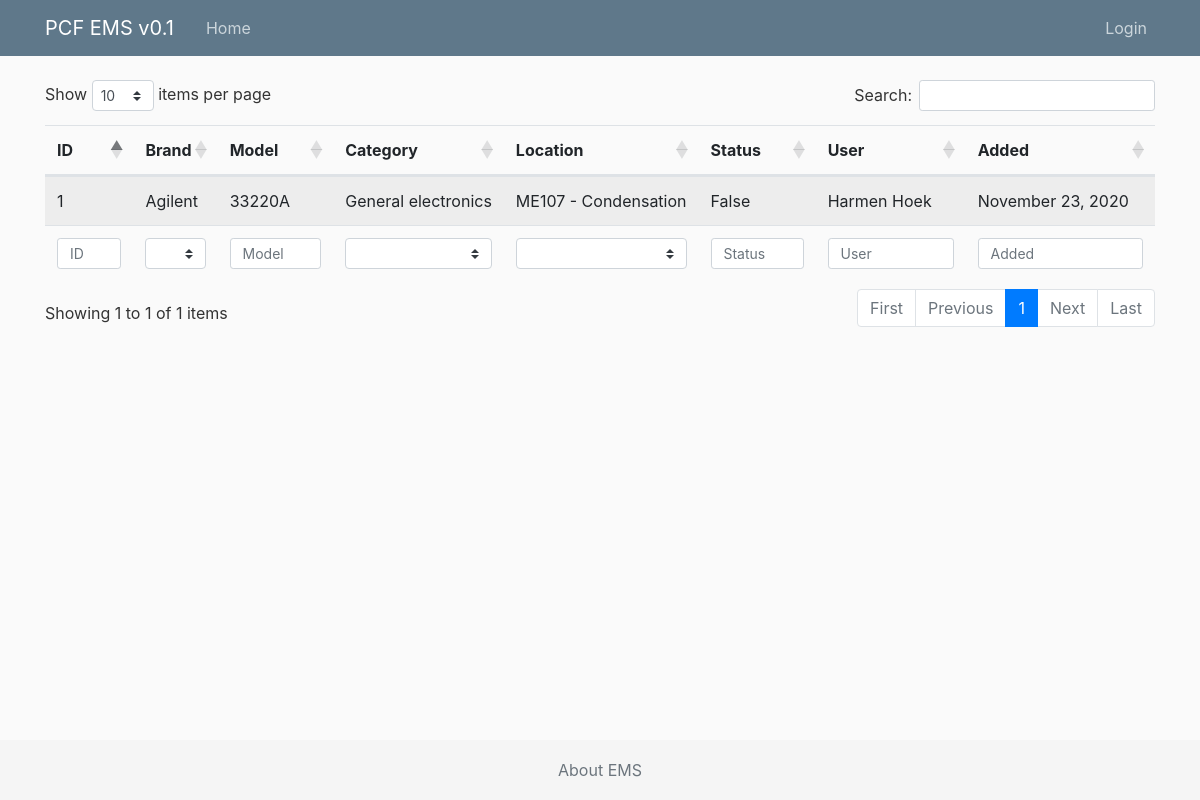
The app's page /, older data.
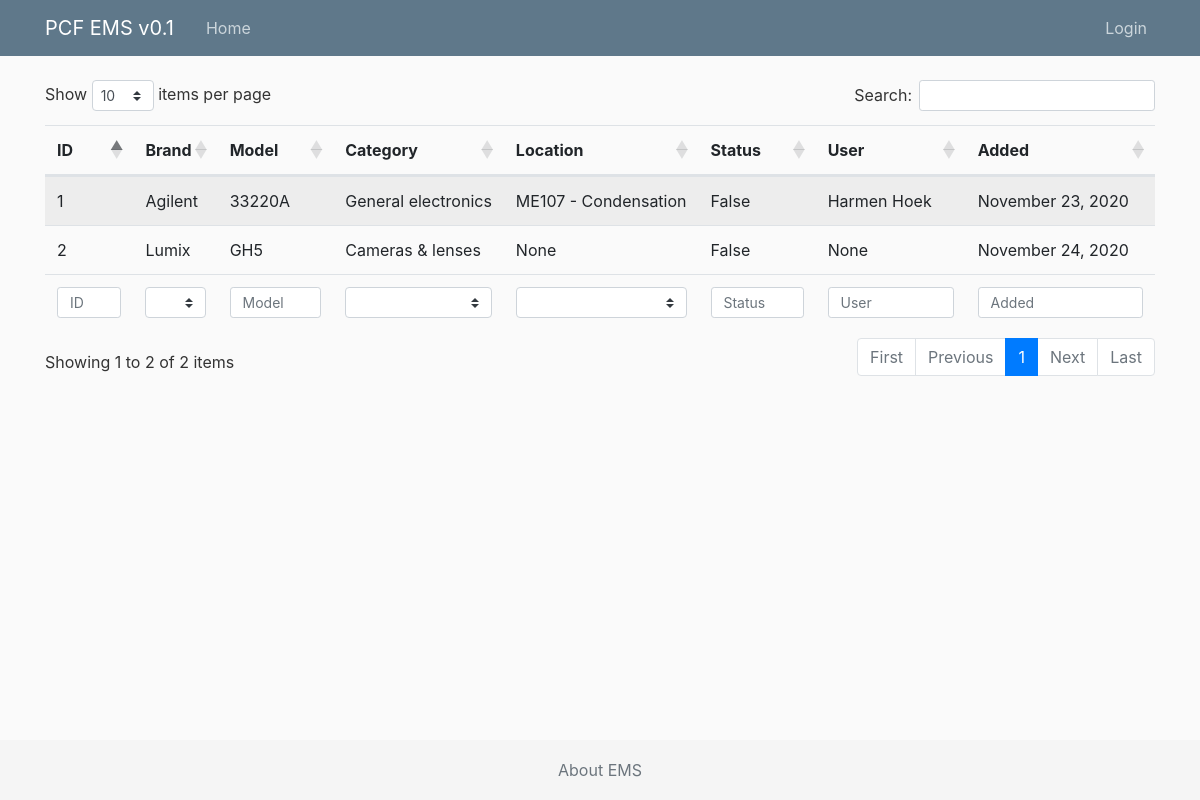
The same page, newer data.
### ems/models.py (models this page shows, shortened)
class Item(models.Model):  # inherit from models, all fields below
    brand = models.CharField(max_length=100)
    model = models.CharField(max_length=100)
    serial = models.CharField(max_length=100, null=True, blank=True)
    category = models.ForeignKey(Category, on_delete=models.SET_DEFAULT, default='uncategorized')  # TODO make selectbox
    description = models.TextField()  # longer than CharField, unrestricted text.
    purchased_by = models.ForeignKey(User, on_delete=models.SET_NULL, null=True, blank=True, related_name="purchaseduser", limit_choices_to={'is_superuser': False})  # TODO make selectbox of users
    purchased_on = models.DateField(default="", null=True, blank=True)  # TODO not now
    purchased_price = models.DecimalField(decimal_places=2, max_digits=10, null=True, blank=True)
    storage_location = models.ForeignKey(Cabinet, on_delete=models.SET_NULL, default="", null=True, blank=True)  # TODO make different model for storage locations
    added_by = models.ForeignKey(User, on_delete=models.SET_NULL, null=True,
                                 related_name="addeduser", limit_choices_to={'is_superuser': False})  # related_name is needed since the reverse releationship (user->item, which we don't need at at all) needs a unique name. TODO make selectbox of users
    updated_by = models.ForeignKey(User, on_delete=models.SET_NULL, null=True,
                                 related_name="updateduser", limit_choices_to={'is_superuser': False})
    added_on = models.DateTimeField(default=timezone.now)
    last_scanned = models.DateTimeField(default=timezone.now, null=True, blank=True)  # TODO link to model
    status = models.BooleanField(default=False) #false is in storage, true is in use
    location = models.ForeignKey(Setup, on_delete=models.SET_NULL, null=True) # TODO current location is now ALWAYS a setup, should also be possible to be storage
    user = models.ForeignKey(User, on_delete=models.SET_NULL, null=True, blank=True, related_name="itemuser", limit_choices_to={'is_superuser': False})
    date_inuse = models.DateField(null=True, blank=True) #TODO only show when editing item
    date_return = models.DateField(null=True, blank=True) #TODO only show when editing item
    flag = models.ForeignKey(Flag, on_delete=models.SET_NULL, null=True, blank=True) #TODO only show when editing item
    image = models.ImageField(default='default.png', upload_to='item_pics')

class Category(models.Model):
    name = models.CharField(max_length=100)
    def __str__(self):
        return self.name
    class Meta:
        verbose_name_plural = "Categories"

class Setup(models.Model):
    lab = models.ForeignKey(Lab, on_delete=models.CASCADE)
    name = models.CharField(max_length=100)
    manager = models.ForeignKey(User, on_delete=models.SET_NULL, null=True, blank=True, default='undefined', limit_choices_to={'is_superuser': False})
    def __str__(self):
        return f"{self.lab.number} - {self.name}"

class Lab(models.Model):
    number = models.CharField(max_length=5)
    manager = models.CharField(max_length=100, default='undefined')  # TODO make selectlist
    nickname = models.CharField(max_length=20, default='')

### ems/views.py (the view)
# urls.py: path('', ItemListView.as_view(), name='ems-home'),
class ItemListView(ListView):
   model = Item
   template_name = 'ems/home.html'  # <app>/<model>_<viewtype>.html
   ordering = ['-added_on']  # minus sign to get oldest first.

### ems/models.py (called while the page is built)
def get_first_name(self):
    return f'{self.first_name} {self.last_name}'

### ems/templates/ems/home.html
{% extends "ems/base.html" %}
{% block content %}
<table id="example" class="table table-striped responsive nowrap table-hover" style="width:100%">
    <thead>
        <tr>
            <th data-priority="10">ID</th>
            <th data-priority="1">Brand</th>
            <th data-priority="1">Model</th>
            <th data-priority="1">Category</th>
            <th data-priority="5">Location</th>
            <th data-priority="2">Status</th>
            <th data-priority="5">User</th>
            <th data-priority="10">Added</th>
        </tr>
    </thead>
    <tbody>
        {% for item in object_list %}
            <tr style="cursor:pointer;" onclick="window.location='{% url 'item-detail' item.id %}';">
                <td>{{ item.pk }}</td>
                <td>{{ item.brand }}</td>
                <td>{{ item.model }}</td>
                <td>{{ item.category }}</td>
                <td>{{ item.location }}</td>
                <td>{{ item.status }}</td>
                <td>{{ item.user }}</td>
                <td>{{ item.added_on|date:"F d, Y" }}</td>
            </tr>
        {% endfor %}
    </tbody>
    <tfoot>
        <tr>
            <th>ID</th>
            <th>Brand</th>
            <th>Model</th>
            <th>Category</th>
            <th>Location</th>
            <th>Status</th>
            <th>User</th>
            <th>Added</th>
        </tr>
    </tfoot>
</table>
{% endblock content %}

Row changes from the older to the newer data that the page shows:
added Item: pk "2", brand "Lumix", model "GH5", category "Cameras & lenses", location "None", status "False", user "None", added_on "November 24, 2020"
Text that changed along with them:
text written by a page script: "Show items per page Search: Showing 1 to 1 of 1 items First Previous 1 Next Last" → "Show items per page Search: Showing 1 to 2 of 2 items First Previous 1 Next Last"
